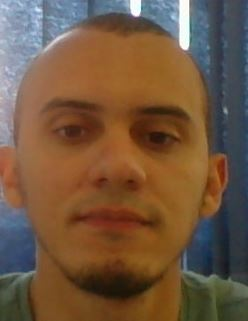
#> input picture AI ENGENEERING, COGNITIVE AND SEMANTIC COMPUTATION & IOT/aula10/face2.JPG, 248 x 321 px
$ python VideoTMDesafio2.py
#> lines starting #> are read from the running program, lines starting #| are printed output that depends on the picture; long printed decimals are rounded
import cv2
import numpy as np

# Lê a imagem template - T
template = cv2.imread('face2.JPG', 0)
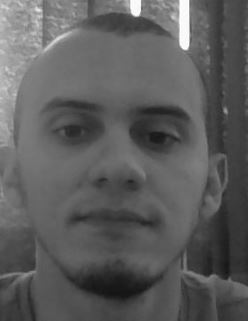
#> template: shape (321, 248); min 18, max 255, mean 92.5
w, h = template.shape[::-1]
#> w = 248; h = 321
# Quanto menor, mais sensível a ruídos..
limiar_detec = 0.80

cap = cv2.VideoCapture('video_face2.mp4')
# cria a janela com tamanho 1024x768
cv2.namedWindow('Original', cv2.WINDOW_NORMAL)
cv2.resizeWindow('Original', (1024, 768))

while True:
    # obtém o próximo frame do vídeo capturado
    ret, frame = cap.read()
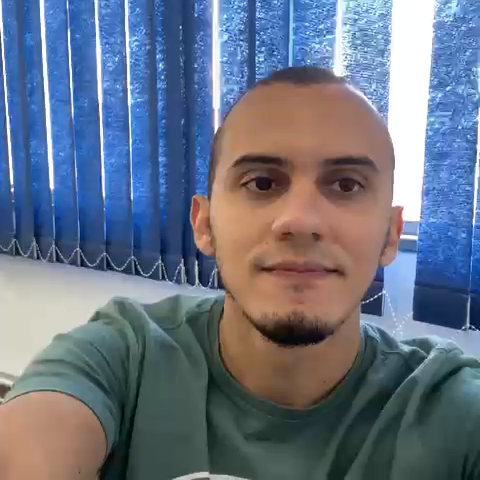
#> input picture frame 60 of AI ENGENEERING, COGNITIVE AND SEMANTIC COMPUTATION & IOT/aula10/video_face2.mp4, 480 x 480 px
#> frame is the input picture: shape (480, 480, 3); mean B, G, R 133.2, 115.4, 105.2
    if not ret:
        break

    # imagem a ser analisada - A)
    gray = cv2.cvtColor(frame, cv2.COLOR_BGR2GRAY)
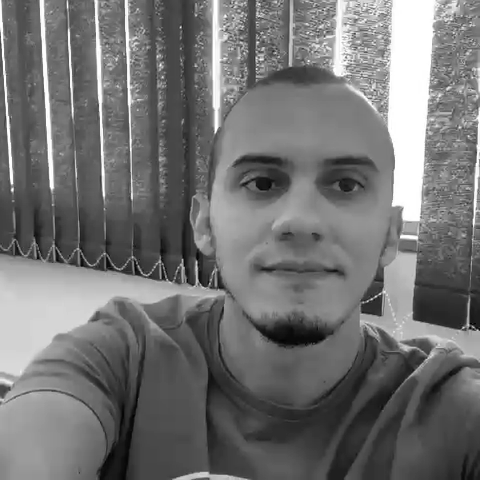
#> gray: shape (480, 480); min 0, max 255, mean 114.5
    # efetua o casamento de padrões
    res = cv2.matchTemplate(gray, template, cv2.TM_CCORR_NORMED)
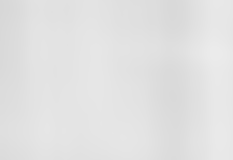
#> res: shape (160, 233) float32; min 0.845, max 0.925, mean 0.887

    min_val, max_val, min_loc, max_loc = cv2.minMaxLoc(res)
#> min_val = 0.845; max_val = 0.925; min_loc = (0, 7); max_loc = (214, 52)
    print(res.max())
#| 0.925

    if res.max() > limiar_detec:
        top_left = max_loc
#> top_left = (214, 52)
        bottom_right = (top_left[0] + w, top_left[1] + h)
#> bottom_right = (462, 373)
        # desenha a caixa delimitadora e o texto no frame atual
        cv2.rectangle(frame, top_left, bottom_right, (255, 0, 0), 2)
        cv2.putText(frame, 'Face Detectada : ', (top_left[0], top_left[1]-10), cv2.FONT_HERSHEY_PLAIN, 1.5, (0,0,255), thickness=2)
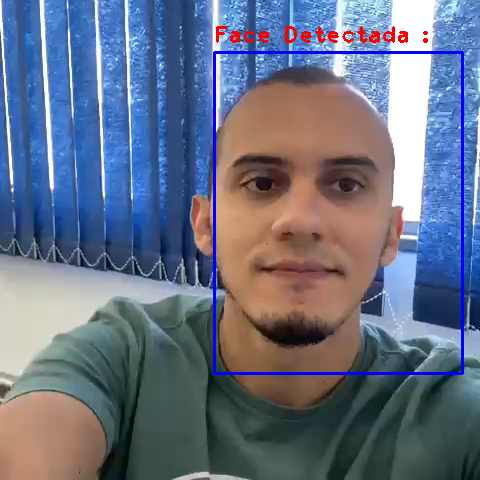
#> frame: shape (480, 480, 3); mean B, G, R 133.7, 112.7, 104.1

    cv2.imshow('Resultado do template matching', frame)

    if cv2.waitKey(20) == 27:
#> (key Esc is pressed here)
        break

cap.release()
cv2.destroyAllWindows()
